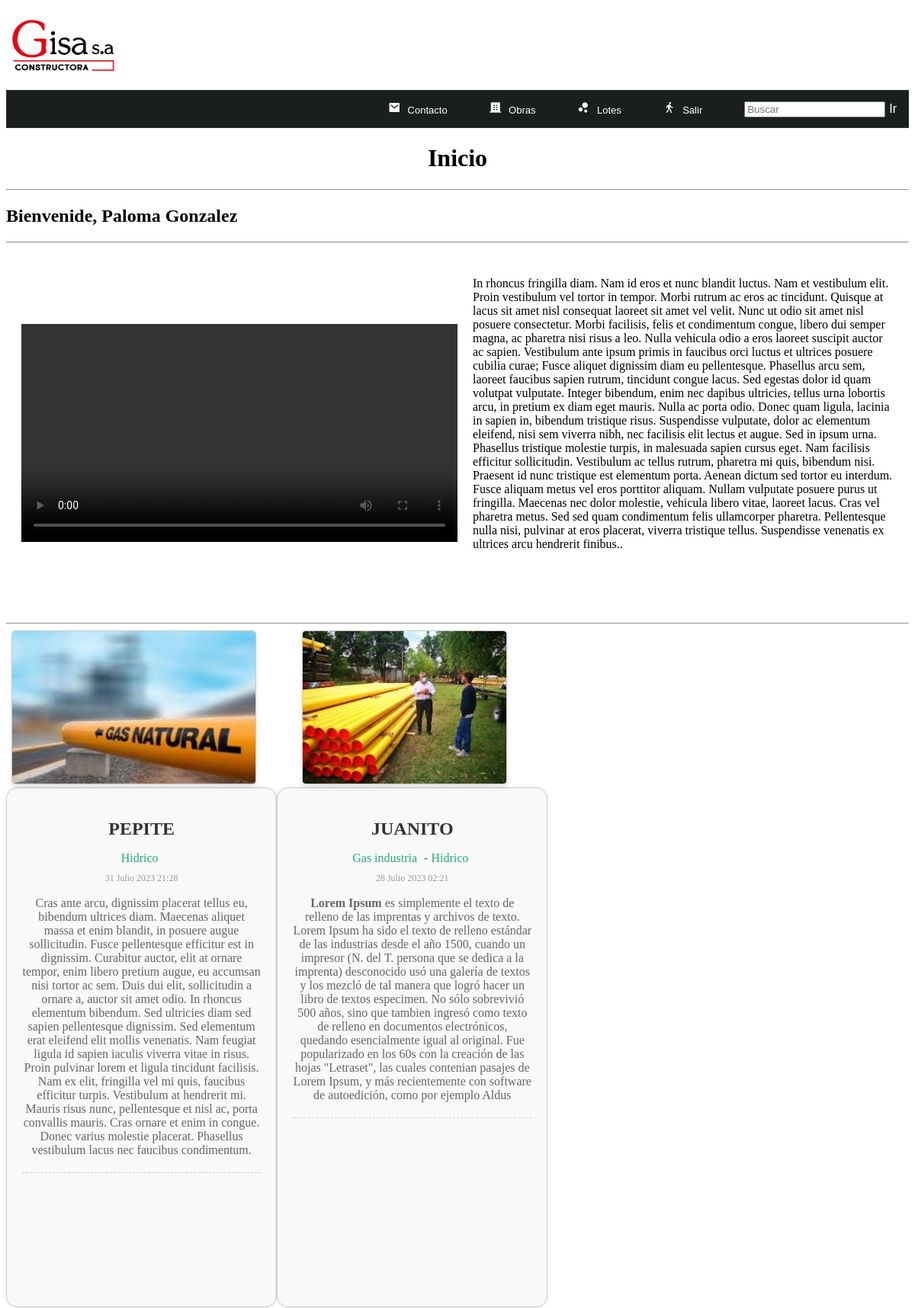
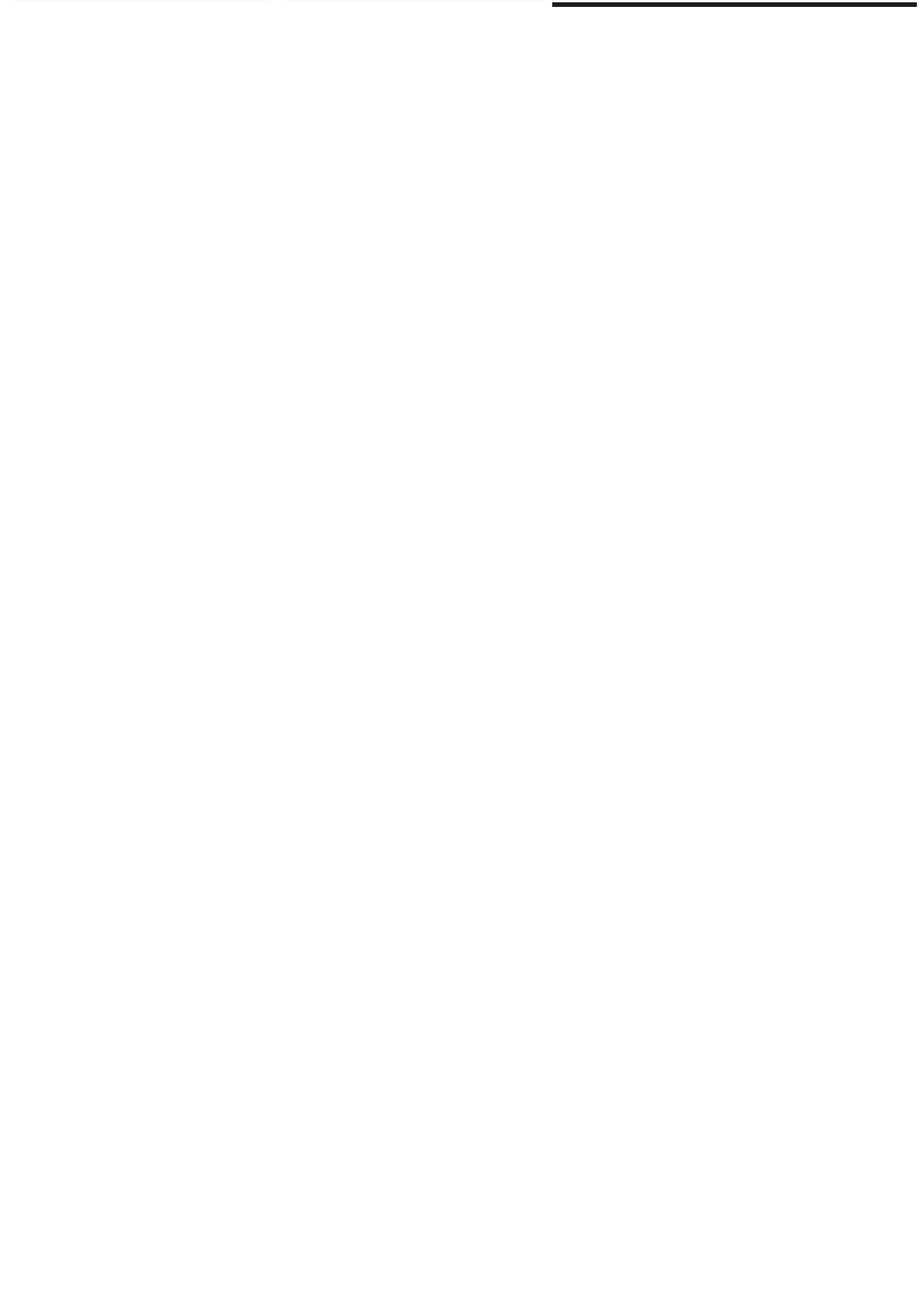
Page /obras/ (signed in, upper part) on the committed database (2 pictures, top to bottom).
### Obras/models.py (models this page shows, shortened)
class Obra (models.Model):
        title=models.CharField(max_length=150 , verbose_name="Titulo")
        content=RichTextField (verbose_name="Contenido")
        image_1= models.ImageField(default='Null' , verbose_name="Imagen1",upload_to='obras' )
        image_2= models.ImageField(default='Null' , verbose_name="Imagen2",upload_to='obras' )
        image_3= models.ImageField(default='Null' , verbose_name="Imagen3",upload_to='obras' )
        user = models.ForeignKey(User,editable=True, verbose_name="Usuario" , on_delete=models.CASCADE)
        category = models.ManyToManyField(Category,verbose_name="Categorias",blank=True)
        public= models.BooleanField(verbose_name="Publicado?")
        created_at = models.DateTimeField(auto_now_add=True , verbose_name="Creado el")
        updated_at = models.DateTimeField(auto_now=True , verbose_name="Editado el")
        class Meta:
            verbose_name = 'Obra'
            verbose_name_plural = 'Obras'
            ordering = ['-created_at']

class Category(models.Model):
    name= models.CharField(max_length=100 , verbose_name="Nombre")
    description = models.CharField(max_length=255 , verbose_name="Descripción")
    created_at = models.DateTimeField(auto_now_add=True , verbose_name="Creado el")
    class Meta:
        verbose_name = 'Categoría'
        verbose_name_plural = 'Categorías'
    def __str__(self):
        return self.name

### Obras/views.py (the view)
# urls.py: path('obras/', views.obras_user, name='obras'),
@login_required(login_url="login")
def obras_user(request):
    obras = Obra.objects.filter(user=request.user)
    return render(request, "home.html", {
        'title': 'Inicio',
        'obras': obras
    })

### Home/templates/home.html (shortened to what this page needs)
{% extends 'layouts.html' %}
{% load static %}
{% block content%}
    <h1 id='titulo_home'>{{title}}</h1>
    <hr/>
    {% if user.email %}
    <h2>Bienvenide, {{user.first_name}} {{user.last_name}}</h2>
    {% else %}
        <h2 id='ingresa'>
        <a href='login' id=ingresa >Ingresa para ver más</a>
        </h2>
    {% endif %}
<hr class="separador">
    <div class="video-container">
        <video controls class="video">
            <source src="{% static 'images/dummy Video.mp4' %}" type="video/mp4">
        </video>
        <div class="video-text">
            <p>In rhoncus fringilla diam. Nam id eros et nunc blandit luctus. Nam et vestibulum elit. Proin vestibulum vel tortor in tempor. Morbi rutrum ac eros ac tincidunt. Quisque at lacus sit amet nisl consequat laoreet sit amet vel velit. Nunc ut odio sit amet nisl posuere consectetur. Morbi facilisis, felis et condimentum congue, libero dui semper magna, ac pharetra nisi risus a leo. Nulla vehicula odio a eros laoreet suscipit auctor ac sapien. Vestibulum ante ipsum primis in faucibus orci luctus et ultrices posuere cubilia curae; Fusce aliquet dignissim diam eu pellentesque.
Phasellus arcu sem, laoreet faucibus sapien rutrum, tincidunt congue lacus. Sed egestas dolor id quam volutpat vulputate. Integer bibendum, enim nec dapibus ultricies, tellus urna lobortis arcu, in pretium ex diam eget mauris. Nulla ac porta odio. Donec quam ligula, lacinia in sapien in, bibendum tristique risus. Suspendisse vulputate, dolor ac elementum eleifend, nisi sem viverra nibh, nec facilisis elit lectus et augue. Sed in ipsum urna. Phasellus tristique molestie turpis, in malesuada sapien cursus eget. Nam facilisis efficitur sollicitudin. Vestibulum ac tellus rutrum, pharetra mi quis, bibendum nisi. Praesent id nunc tristique est elementum porta. Aenean dictum sed tortor eu interdum. Fusce aliquam metus vel eros porttitor aliquam. Nullam vulputate posuere purus ut fringilla.
Maecenas nec dolor molestie, vehicula libero vitae, laoreet lacus. Cras vel pharetra metus. Sed sed quam condimentum felis ullamcorper pharetra. Pellentesque nulla nisi, pulvinar at eros placerat, viverra tristique tellus. Suspendisse venenatis ex ultrices arcu hendrerit finibus..</p>
        </div>
    </div>
<hr class="separador">
    <article class="obras_home">
        {% for obra in obras %}
        {% if obra.public == True%}
            <article class="obra-item">
                {% if obra.image_1.url %}
                    <div class="image">
                        <img src="{{ obra.image_1.url }}" alt="Imagen 1">
                    </div>
                {% endif %}
                <div class="data">
                    <h2>{{ obra.title }}</h2>
                    <p>
                        {% for category in obra.category.all %}
                            <a href="{% url 'categoria' category.id %}" class='link' >{{category}}</a>
                            {% if forloop.counter < obra.category.all|length %}
                                {{'-'}}
                            {% endif %}
                        {% endfor%}
                    </p>
                    <span class="date">{{ obra.created_at }}</span>
                    <p>{{ obra.content | safe }}</p>
                    <hr class="separador">
                </div>
            </article>
        {% endif %}
    {% endfor %}
    </article>
<article class="lotes_home">
    </article>
{% endblock%}

### Home/static/css/styles.css (style rules this page uses)
.data { background-color: #f9f9f9; border: 1px solid #ccc; border-radius: 15px; padding: 20px; margin-bottom: 20px; box-shadow: 0px 0px 5px rgba(0, 0, 0, 0.1); height: 80vh; }
.data h2 { font-size: 24px; margin-bottom: 10px; color: #333; }
.data p { font-size: 16px; margin-bottom: 10px; color: #666; }
.data a.link { color: #2ba977; text-decoration: none; margin-right: 5px; }
.data span.date { font-size: 12px; color: #999; display: block; margin-top: 10px; }
.data hr.separador { margin: 20px 0; border: none; border-top: 1px dashed #ccc; }
.link { color: rgb(76, 103, 141); text-decoration: none; }
.obra-item { max-width: 30%; margin: 0 auto; margin-bottom: 20px; text-align: center; float: left; }
.obra-item .image { display: inline-block; margin-right: 20px; }
.obra-item img { width: auto; height: 200px; border: 1px solid #ccc; box-shadow: 0 4px 6px rgba(0, 0, 0, 0.1); border-radius: 5px; }
.separador { color: #1B1E1F; }
.video-container { display: flex; align-items: center; gap: 20px; padding: 20px; }
.video { width: 50%; margin-top: 50px; margin-bottom: 50px; }
.video-text { flex: 1; margin-bottom: 50px; }
#titulo_home { text-align: center; font-size:xx-large; }
.lotes_home { display: flex; margin-top: 900px; border: solid #1B1E1F; }

### rows in the picture
Obra: image_1 (picture), title "PEPITE", created_at "31 Julio 2023 21:28", content "Cras ante arcu, dignissim placerat tellus eu, bibendum ultrices diam. Maecenas aliquet massa et enim blandit, in posuere augue sollicitudin. Fusce pellentesque efficitur est in dignissim. Curabitur auctor, elit at ornare tempor, enim libero pretium augue, eu accumsan nisi tortor ac sem. Duis dui elit, sollicitudin a ornare a, auctor sit amet odio. In rhoncus elementum bibendum. Sed ultricies diam sed sapien pellentesque dignissim. Sed elementum erat eleifend elit mollis venenatis. Nam feugiat ligula id sapien iaculis viverra vitae in risus. Proin pulvinar lorem et ligula tincidunt facilisis. Nam ex elit, fringilla vel mi quis, faucibus efficitur turpis. Vestibulum at hendrerit mi. Mauris…"
Category: name "Hidrico"
Obra: image_1 (picture), title "JUANITO", created_at "28 Julio 2023 02:21", content "Lorem Ipsum es simplemente el texto de relleno de las imprentas y archivos de texto. Lorem Ipsum ha sido el texto de relleno estándar de las industrias desde el año 1500, cuando un impresor (N. del T. persona que se dedica a la imprenta) desconocido usó una galería de textos y los mezcló de tal manera que logró hacer un libro de textos especimen. No sólo sobrevivió 500 años, sino que tambien ingresó como texto de relleno en documentos electrónicos, quedando esencialmente igual al original. Fue popularizado en los 60s con la creación de las hojas \"Letraset\", las cuales contenian pasajes de Lorem Ipsum, y más recientemente con software de autoedición, como por ejemplo Aldus"
Category: name "Gas industria", value "-"

### other values in the picture
{{ title }} "Inicio"
{{ user.first_name }} "Paloma"
{{ user.last_name }} "Gonzalez"
